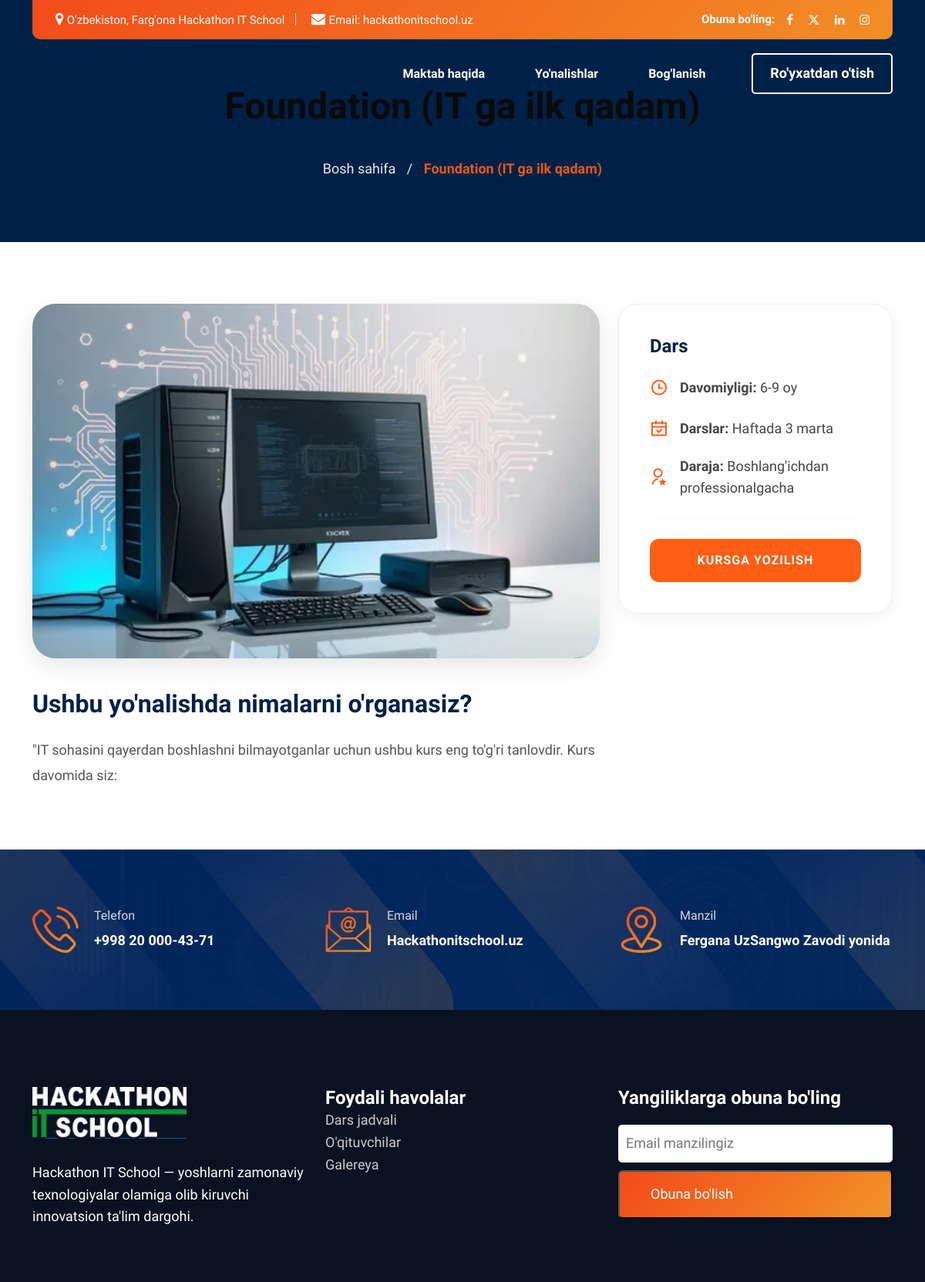
The app's page /service/foundation-it/ with its own data.
### main/models.py (models this page shows, shortened)
class Service(models.Model):
    title = models.CharField(max_length=200)
    slug = models.SlugField(unique=True)
    icon = models.ImageField(upload_to='services/')
    short_description = models.CharField(max_length=200)
    full_content = models.TextField()
    order = models.IntegerField()
    class Meta:
        verbose_name = "Service"
        verbose_name_plural = "Service"
        ordering = ['order']

### main/views.py (the view)
# urls.py: path('service/<slug:slug>/', views.service_detail, name='service_detail'),
def service_detail(request, slug):
    service = get_object_or_404(Service, slug=slug)
    return render(request, 'service_detail.html', {'service': service})

### templates/service_detail.html
{% extends 'base.html' %}
{% block content %}
<div class="breadcrumb-area" style="background: #002147; padding: 80px 0; text-align: center; color: white;">
    <div class="container"><br>
        <h1 style="font-size: 48px; font-weight: 900; margin-bottom: 10px;">{{ service.title }}</h1><br>
        <p style="font-size: 18px; opacity: 0.9;">
            <a href="/" style="color: white; text-decoration: none;">Bosh sahifa</a>
            <span style="margin: 0 10px;">/</span>
            <span style="color: #ff5e14; font-weight: bold;">{{ service.title }}</span>
        </p>
    </div>
</div>
<section class="service-details pt-100 pb-100" style="padding: 80px 0;">
    <div class="container">
        <div class="row">
            <div class="col-lg-8">
                <div class="main-image mb-40">
                    <img src="{{ service.icon.url }}" alt="{{ service.title }}"
                         style="width: 100%; height: auto; border-radius: 30px; box-shadow: 0 10px 30px rgba(0,0,0,0.1);">
                </div>
                <div class="details-text mt-4">
                    <h2 style="font-weight: 800; color: #002147; margin-bottom: 25px;">Ushbu yo'nalishda nimalarni o'rganasiz?</h2>
                    <div style="font-size: 18px; line-height: 1.8; color: #555;">
                        {{ service.full_content|safe }}
                    </div>
                </div>
            </div>
            <div class="col-lg-4">
                <div class="sidebar-card" style="position: sticky; top: 20px; background: #fff; padding: 40px; border-radius: 25px; border: 1px solid #eee; box-shadow: 0 5px 20px rgba(0,0,0,0.05);">
                    <h3 style="font-weight: 800; font-size: 24px; color: #002147; margin-bottom: 20px;">Dars</h3>
                    <ul style="list-style: none; padding: 0;">
                        <li style="margin-bottom: 15px; display: flex; align-items: center;">
                            <i class="ri-time-line" style="color: #ff5e14; font-size: 24px; margin-right: 15px;"></i>
                            <span><strong>Davomiyligi:</strong> 6-9 oy</span>
                        </li>
                        <li style="margin-bottom: 15px; display: flex; align-items: center;">
                            <i class="ri-calendar-check-line" style="color: #ff5e14; font-size: 24px; margin-right: 15px;"></i>
                            <span><strong>Darslar:</strong> Haftada 3 marta</span>
                        </li>
                        <li style="margin-bottom: 15px; display: flex; align-items: center;">
                            <i class="ri-user-star-line" style="color: #ff5e14; font-size: 24px; margin-right: 15px;"></i>
                            <span><strong>Daraja:</strong> Boshlang'ichdan professionalgacha</span>
                        </li>
                    </ul>
                    <hr style="margin: 25px 0; border-top: 1px solid #eee;">
                    <a href="/contact" class="btn" style="background: #ff5e14; color: white; width: 100%; padding: 15px; border-radius: 12px; font-weight: 800; text-transform: uppercase; letter-spacing: 1px; transition: 0.3s;">
                        Kursga yozilish
                    </a>
                </div>
            </div>
        </div>
    </div>
</section>
{% endblock %}

### records on screen
Service: title "Foundation (IT ga ilk qadam)", icon (picture), full_content "\"IT sohasini qayerdan boshlashni bilmayotganlar uchun ushbu kurs eng to'g'ri tanlovdir. Kurs davomida siz:"
